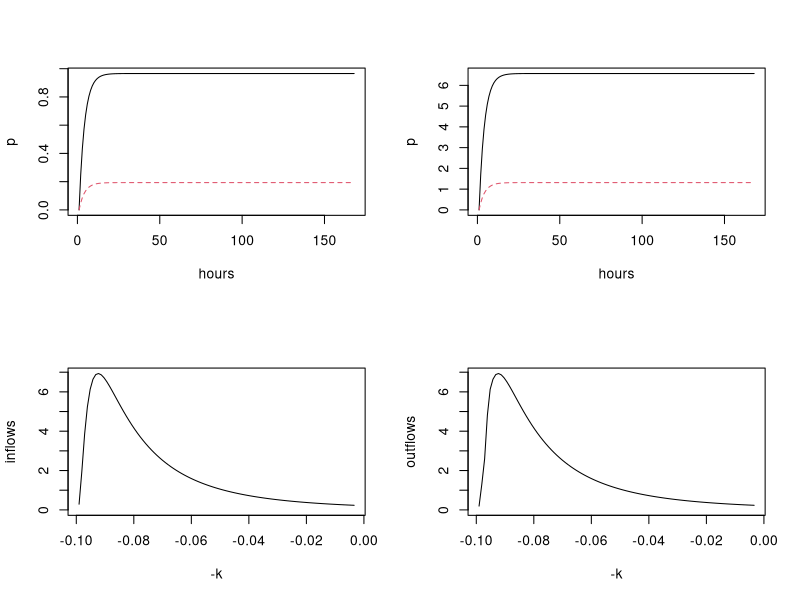

This figure's R source:
library(deSolve)
range = 5 # range of the lognormal distribution to use
MaxTotalDOCUptake = 2.42  # g/h per km stream, the maximum rate derived from  McLaughlin and Kaplan 2013
# this factor of 20 effectively extends the reach by to 20 km

BiofilmBacteriaFraction = .8; # for now set density of bacteria at 80% of their maximum possible
MaximumPossibleUptake = MaxTotalDOCUptake # same as above, at least for now

DOCin = function(t, subpool, poolDivisions) {
  segment = range / poolDivisions
  # this use of lognormal is not quite right
  # remember than proportion in a given pool have ln(k) is normally distributed
  portion = plnorm(subpool * segment) - plnorm((subpool - 1) * segment)
  #print(segment)
  #print(portion)
  
  DOCinTotal = 211
  PoolDOCin = DOCinTotal * portion
  return(PoolDOCin)
}

k = function(subpool, poolDivisions){
  # this is also not quite right
  # because MaxTotalDOCUptake is not the max rate, but rather the max combined rate
  # of all those exponential decays
  lookup = seq(.1, .0034, length.out = poolDivisions + 1)
  k = lookup[subpool + 1]
  return(k)
}

pool =  function(t, y, params) {
  
  BiofilmBacteriaFraction = 1
  MaximumFeasibleUptakeRate = MaximumPossibleUptake  # per hour
  UptakeRateThisTimeStep = 0 # summation
  
  with(as.list(params), {
    differentials = c()
    for(i in 1:PoolDivisions){
      index = (i-1)*2 + 1
      DOC = y[index]
      DOCoutflow = y[index+1]
      
      UptakeRate = k(i, PoolDivisions) * DOC ;
      if(UptakeRate + UptakeRateThisTimeStep > MaximumFeasibleUptakeRate){
        UptakeRate = MaximumFeasibleUptakeRate - UptakeRateThisTimeStep
      }
      UptakeRateThisTimeStep = UptakeRateThisTimeStep + UptakeRate
      
      #print(UptakeRateThisTimeStep)
      
      dDOC = DOCin(t, i, PoolDivisions) - UptakeRate *  BiofilmBacteriaFraction - DOCoutflow
      dDOCoutflow = Dout * dDOC
      differentials[index] = dDOC
      differentials[index+1] = dDOCoutflow

    }
    #print(differentials)
    list(differentials)
  })
}

#
# DOCin - flow of DOC into the system, kg
# Dout - percentage flow out of the system, i.e. water flow/residence time

# 2 pools
# 2 different k
# assume the inflow to each pool is equal (this is not true)
# outflows are equal percentages (this will be true)
# also assume initial DOC is the same and 0 for both pools
PoolDivisions = 100
params = c(Dout = .2, PoolDivisions = PoolDivisions)

Initial.DOC = 0 # units ?
Initial.DOCoutflow = Initial.DOC * params['Dout']
one.week = 24*7
two.weeks = 24*14
t = 1:two.weeks
max = one.week
t = 1:max


state = rep(0, params['PoolDivisions'] * 2)
out = ode(y = state, times = t, func = pool, parms = params)

par(mfrow=c(2,2))
matplot(t, out[,2:3], type = "l", ylab = "p", xlab = 'hours')
matplot(t, out[,4:5], type = "l", ylab = "p", xlab = 'hours')
#matplot(t, sapply(1:PoolDivisions, function(subpool){out[,1+2*subpool]}))

#par(mfrow=c(1,2))
inflows = sapply(1:PoolDivisions, function(subpool){DOCin(1, subpool, PoolDivisions)})
outflows = sapply(1:PoolDivisions, function(subpool){out[,1+2*subpool][max]})
ylimit = max(inflows)
ks = -sapply(1:PoolDivisions, k, PoolDivisions);
plot(inflows~ks, type="l", ylim=c(0,ylimit), xlab='-k' )
plot(outflows~ks,type="l", ylim=c(0,ylimit), xlab='-k' )

#par(mfrow=c(1,1))
#matplot(t, out[,2:90], 2, type = "l")


#par(mfrow=c(2,2))
#t1 = sapply(1:PoolDivisions, function(subpool){out[1+subpool]})
